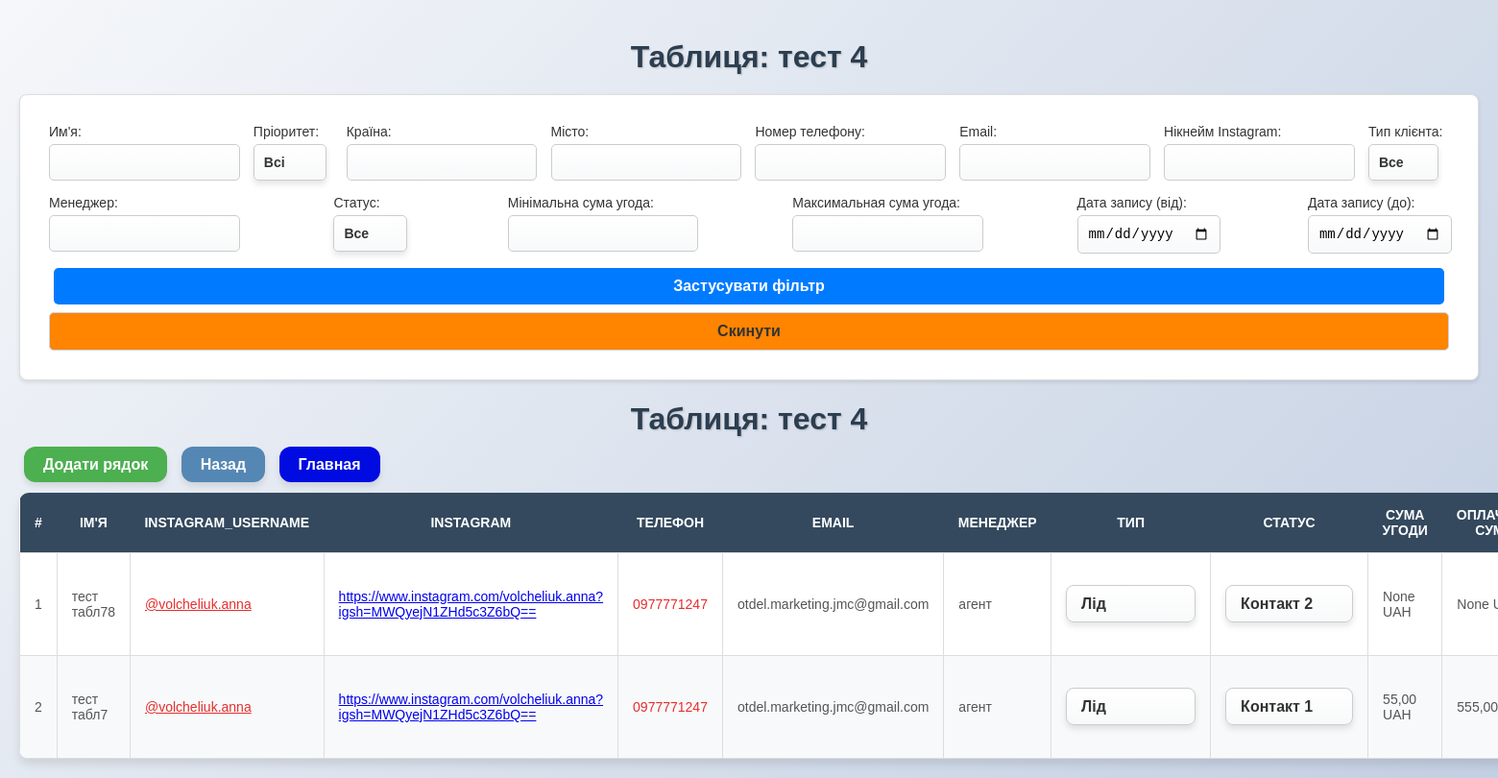
Page /clients/tables/4/ on the committed database.
### clients/models.py (models this page shows, shortened)
class CustomTable(models.Model):
    name = models.CharField(max_length=255)  # Название таблицы
    description = models.TextField(blank=True, null=True)
    created_at = models.DateTimeField(auto_now_add=True)  # Дата создания таблицы
    updated_at = models.DateTimeField(auto_now=True)  # Последнее обновление таблицы

class CustomRow(models.Model):
    table = models.ForeignKey(CustomTable, on_delete=models.CASCADE)
    name = models.CharField(max_length=255)  # Имя клиента
    instagram_username = models.CharField(max_length=40, blank=True, null=True)  # Никнейм Instagram
    instagram_link = models.URLField(blank=True, null=True)  # Ссылка Instagram
    phone_number = models.CharField(max_length=20, blank=True, null=True)  # Номер телефона
    email = models.EmailField(max_length=255, blank=True, null=True, verbose_name='Електронна пошта')  # Новое поле Email
    manager = models.CharField(max_length=255)  # Менеджер (обязательное)
    country = models.CharField(max_length=255, blank=True, null=True)  # Поле страны
    city = models.CharField(max_length=255, blank=True, null=True)  # Поле страны
    status = models.CharField(max_length=50, blank=True, null=True, choices=[
        ('lead', 'Лид'),
        ('client', 'Клиент'),
        ('customer', 'Заказчик')
    ], default='lead')
    deal_amount = models.DecimalField(max_digits=10, decimal_places=2, blank=True, null=True)
    deal_amount_currency = models.CharField(max_length=3, choices=[('UAH', 'UAH'), ('USD', 'USD'), ('EUR', 'EUR')], default='UAH')
    paid_amount = models.DecimalField(max_digits=10, decimal_places=2, blank=True, null=True)
    paid_amount_currency = models.CharField(max_length=3, choices=[('UAH', 'UAH'), ('USD', 'USD'), ('EUR', 'EUR')], default='UAH')
    expected_profit = models.DecimalField(max_digits=10, decimal_places=2, blank=True, null=True)
    expected_profit_currency = models.CharField(max_length=3, choices=[('UAH', 'UAH'), ('USD', 'USD'), ('EUR', 'EUR')], default='UAH')
    contact = models.CharField(max_length=10, blank=True, null=True, choices=[
        ('contact_1', 'Контакт 1'),
        ('contact_2', 'Контакт 2'),
        ('contact_3', 'Контакт 3'),
        ('contact_4', 'Контакт 4'),
    ])
    change_status_contact = models.CharField(max_length=10, blank=True, null=True, choices=[
        ('contact_1', 'Контакт 1'),
        ('contact_2', 'Контакт 2'),
        ('contact_3', 'Контакт 3'),
        ('contact_4', 'Контакт 4'),
    ])
    priority = models.CharField(
        max_length=12,
        choices=[
            ('low', 'Низький'),
            ('medium', 'Середній'),
            ('high', 'Високий'),
        ],
        default='low',  # Значение по умолчанию
        verbose_name='Пріоритет'
    )
    record_date = models.DateField()  # Дата записи
    due_date = models.DateField(blank=True, null=True)  # Срок выполнения
    inquiry_date = models.DateField(blank=True, null=True)  # Дата обращения
    last_updated = models.DateTimeField(auto_now=True)  # Последнее изменение
    last_updated = models.DateTimeField(auto_now=True)  # Автоматически обновляется при сохранении
    updated_by = models.ForeignKey(
        User,
        on_delete=models.SET_NULL,
        null=True,
        blank=True,
        related_name='updated_rows',
        verbose_name="Змінено користувачем"
    )

### clients/views.py (the view)
# urls.py: path('tables/<int:table_id>/', views.custom_row_list, name='custom_row_list'),  # Просмотр строк в таблице
def custom_row_list(request, table_id):
    table = get_object_or_404(CustomTable, id=table_id)
    rows = CustomRow.objects.filter(table=table)
    duplicate_usernames = rows.values('instagram_username').annotate(count=models.Count('id')).filter(count__gt=1)
    duplicate_usernames = [item['instagram_username'] for item in duplicate_usernames]
    duplicate_phones = rows.values('phone_number').annotate(count=models.Count('id')).filter(count__gt=1)
    duplicate_phones = [item['phone_number'] for item in duplicate_phones]
    return render(request, 'clients/custom_row_list.html', {
        'table': table,
        'rows': rows,
        'duplicate_usernames': duplicate_usernames,
        'duplicate_phones': duplicate_phones,
    })

### clients/templates/clients/custom_row_list.html (shortened to what this page needs)
{% load static %}
<!DOCTYPE html>
<html lang="uk">
<head>
    <link rel="stylesheet" href="{% static 'css/tablelist1.css' %}">
</head>
<body id="custom-page">
    <h1>Таблиця: {{ table.name }}</h1>
    <form method="POST" class="filter-form" action="{% url 'custom_row_filter' pk=table.id %}">
        <div class="filter-group">
            <label for="name">Им'я:</label>
            <input type="text" id="name" name="name" value="{{ filters.name }}">
        </div>
        <div class="filter-group">
            <label for="priority">Пріоритет:</label>
            <select id="priority" name="priority">
                <option value="">Всі</option>
            </select>
        </div>
        <div class="filter-group">
            <label for="country">Країна:</label>
            <input type="text" id="country" name="country" value="{{ filters.country }}">
        </div>
        <div class="filter-group">
            <label for="city">Місто:</label>
            <input type="text" id="city" name="city" value="{{ filters.city }}">
        </div>
        <div class="filter-group">
            <label for="phone_number">Номер телефону:</label>
            <input type="text" id="phone_number" name="phone_number" value="{{ filters.phone_number }}">
        </div>
        <div class="filter-group">
            <label for="email">Email:</label>
            <input type="email" id="email" name="email" value="{{ filters.email }}">
        </div>
        <div class="filter-group">
            <label for="instagram_username">Нікнейм Instagram:</label>
            <input type="text" id="instagram_username" name="instagram_username" value="{{ filters.instagram_username }}">
        </div>
        <div class="filter-group">
            <label for="status">Тип клієнта:</label>
            <select id="status" name="status">
                <option value="">Все</option>
            </select>
        </div>
        <div class="filter-group">
            <label for="manager">Менеджер:</label>
            <input type="text" id="manager" name="manager" value="{{ filters.manager }}">
        </div>
        <div class="filter-group">
            <label for="contact">Статус:</label>
            <select id="contact" name="contact">
                <option value="">Все</option>
            </select>
        </div>
        <div class="filter-group">
            <label for="min_deal_amount">Мінімальна сума угода:</label>
            <input type="number" id="min_deal_amount" name="min_deal_amount" step="0.10" value="{{ filters.min_deal_amount }}">
        </div>
        <div class="filter-group">
            <label for="max_deal_amount">Максимальная сума угода:</label>
            <input type="number" id="max_deal_amount" name="max_deal_amount" step="0.10" value="{{ filters.max_deal_amount }}">
        </div>
        <div class="filter-group">
            <label for="start_date">Дата запису (від):</label>
            <input type="date" id="start_date" name="start_date" value="{{ filters.start_date }}">
        </div>
        <div class="filter-group">
            <label for="end_date">Дата запису (до):</label>
            <input type="date" id="end_date" name="end_date" value="{{ filters.end_date }}">
        </div>
        <button type="submit" class="btn-filter">Застусувати фільтр</button>
        <a class="btn-reset" href="{% url 'reset_row_filter' pk=table.id %}">Скинути</a>
    </form>
<form method="POST" class="table-form" id="data-form">
    <h1>Таблиця: {{ table.name }}</h1>
    <a href="{% url 'add_row' table.id %}" class="btn-add">Додати рядок</a>
    <a href="{% url 'custom_table_list' %}" class="btn-cancel">Назад</a>
    <a href="{% url 'main_dashboard' %}" class="btn-main">Главная</a>
    <table>
        <thead>
            <tr>
                <th>#</th>
                <th>Ім'я</th>
                <th>instagram_username</th>
                <th>Instagram</th>
                <th>Телефон</th>
                <th>Email</th>
                <th>Менеджер</th>
                <th>Тип</th>
                <th>Статус</th>
                <th>Сума угоди</th>
                <th>Оплачена сума</th>
            </tr>
        </thead>
        <tbody>
            {% for row in rows %}
            <tr data-pk="{{ row.id }}" data-change-status-contact="{{ row.change_status_contact }}">
                <td>{{ forloop.counter }}</td>
                <td>{{ row.name }}</td>
                <td>
                    {% if row.instagram_username %}
                    <a href="{{ row.instagram_link|default:'#' }}" target="_blank" class="{% if row.instagram_username in duplicate_usernames %}duplicate{% endif %}">
                        {{ row.instagram_username }}
                    </a>
                    {% else %}
                        Немає даних
                    {% endif %}
                </td>
                <td>
                    <a href="{{ row.instagram_link }}" target="_blank">
                        {{ row.instagram_link }}
                    </a>
                </td>
                <td class="{% if row.phone_number in duplicate_phones %}duplicate{% endif %}">{{ row.phone_number }}</td>
                <td>{{ row.email }}</td>
                <td>{{ row.manager }}</td>
                <td>
                    <select id="status_{{ row.id }}" onchange="updateStatus1(this)">
                        <option value="lead" {% if row.status == 'lead' %}selected{% endif %}>Лід</option>
                    </select>
                </td>
                <td>
                    <select id="id_contact_{{ row.id }}" onchange="updateContact1(this)">
                        <option value="contact_1" {% if row.contact == 'contact_1' %}selected{% endif %}>Контакт 1</option>
                        <option value="contact_2" {% if row.contact == 'contact_2' %}selected{% endif %}>Контакт 2</option>
                    </select>
                </td>
                <td>{{ row.deal_amount }} {{ row.deal_amount_currency }}</td>
                <td>{{ row.paid_amount }} {{ row.paid_amount_currency }}</td>
            </tr>
            {% empty %}
            <tr>
                <td colspan="15">Немає даних</td>
            </tr>
            {% endfor %}
        </tbody>
    </table>
</form>
</body>
</html>

### clients/static/css/tablelist1.css (style rules this page uses)
select { display: inline-block; max-width: 100%; padding: 10px 15px; font-size: 16px; font-weight: bold; color: #333; background: linear-gradient(135deg, #ffffff, #f7f7f7); border: 1px solid #ccc; border-radius: 8px; box-shadow: 0 4px 6px rgba(0, 0, 0, 0.1); appearance: none; transition: all 0.3s ease; cursor: pointer; position: relative; z-index: 1; }
select { background-repeat: no-repeat; background-position: right 15px center; background-size: 12px; }
select { padding-right: 40px; }
select { animation: fadeIn 0.8s ease-in-out; }
option { font-size: 14px; padding: 10px; background-color: #fff; color: #333; border: none; cursor: pointer; transition: background 0.2s ease, color 0.2s ease; }
select { will-change: box-shadow, background; }
body { font-family: 'Poppins', sans-serif; background: linear-gradient(135deg, #f5f7fa 0%, #c3cfe2 100%); margin: 0; padding: 20px; box-sizing: border-box; color: #333; animation: fadeInBackground 1.5s ease; }
h1 { text-align: center; margin-bottom: 20px; color: #2c3e50; font-size: 32px; font-weight: 700; text-shadow: 1px 1px 2px rgba(0, 0, 0, 0.2); animation: slideDown 0.6s ease-out; }
.filter-form { max-width: max-content; margin: 20px auto; padding: 30px; background: #ffffff; border: 1px solid #ddd; border-radius: 8px; box-shadow: 0 2px 4px rgba(0, 0, 0, 0.1); display: flex; flex-direction: row; justify-content: space-between; flex-wrap: wrap; }
.filter-group { margin-bottom: 15px; position: relative; }
.filter-group label { display: block; font-size: 14px; font-weight: 500; color: #333; margin-bottom: 5px; }
.filter-group input, .filter-group select { width: 87%; padding: 10px; font-size: 14px; border: 1px solid #ccc; border-radius: 5px; transition: border-color 0.3s ease, box-shadow 0.3s ease; }
.btn-filter { display: block; width: 100%; padding: 10px; font-size: 16px; font-weight: bold; color: #fff; background: #007bff; border: none; border-radius: 5px; cursor: pointer; transition: background 0.5s ease, transform 0.9s ease; text-align: center; }
.btn-reset { display: block; width: 100%; padding: 10px; font-size: 16px; font-weight: bold; color: #333; background: #ff8400; border: 1px solid #cad4e7; border-radius: 5px; cursor: pointer; transition: background 0.3s ease, transform 0.2s ease; text-align: center; text-decoration: none; margin-top: 0.5rem; }
button { display: inline-block; width: calc(48% - 5px); margin-right: 5px; margin-left: 5px; }
input[type="text"], input[type="number"], input[type="date"] { transition: box-shadow 0.3s ease, background-color 0.3s ease; }
input, select { background: linear-gradient(180deg, #fff, #f8f9fa); }
.btn-add, .btn-cancel, .btn-edit, .btn-delete, .btn-main { padding: 10px 20px; margin: 10px 5px; border: none; border-radius: 12px; cursor: pointer; text-decoration: none; font-weight: 600; transition: all 0.3s ease; box-shadow: 0 4px 6px rgba(0, 0, 0, 0.1); }
.btn-main { background-color: #000be1; color: white; }
.btn-add { background-color: #4CAF50; color: white; }
.btn-cancel { background-color: #5487b3; color: white; }
table { width: 100%; border-collapse: collapse; margin-top: 20px; background: #fff; border-radius: 10px; overflow: hidden; box-shadow: 0 6px 10px rgba(0, 0, 0, 0.1); animation: fadeInTable 0.7s ease-in-out; }
th { background: #34495e; color: white; font-weight: bold; text-align: center; padding: 15px; text-transform: uppercase; font-size: 14px; }
tr:nth-child(even) { background-color: #f8f9fa; }
td { padding: 15px; border: 1px solid #ddd; font-size: 14px; color: #555; }
.duplicate { color: #e62e2e; animation: blink 0.7s alternate infinite; }

### rows in the picture
CustomTable: name "тест 4"
CustomRow: name "тест табл78", instagram_username "@volcheliuk.anna", instagram_link "https://www.instagram.com/volcheliuk.anna?igsh=MWQyejN1ZHd5c3Z6bQ==", phone_number "0977771247", email "otdel.marketing.jmc@gmail.com", manager "агент", status+id "Лід", contact+id "Контакт 2", deal_amount "None", deal_amount_currency "UAH", paid_amount "None"
CustomRow: name "тест табл7", instagram_username "@volcheliuk.anna", instagram_link "https://www.instagram.com/volcheliuk.anna?igsh=MWQyejN1ZHd5c3Z6bQ==", phone_number "0977771247", email "otdel.marketing.jmc@gmail.com", manager "агент", status+id "Лід", contact+id "Контакт 1", deal_amount "55,00", deal_amount_currency "UAH", paid_amount "555,00…"
